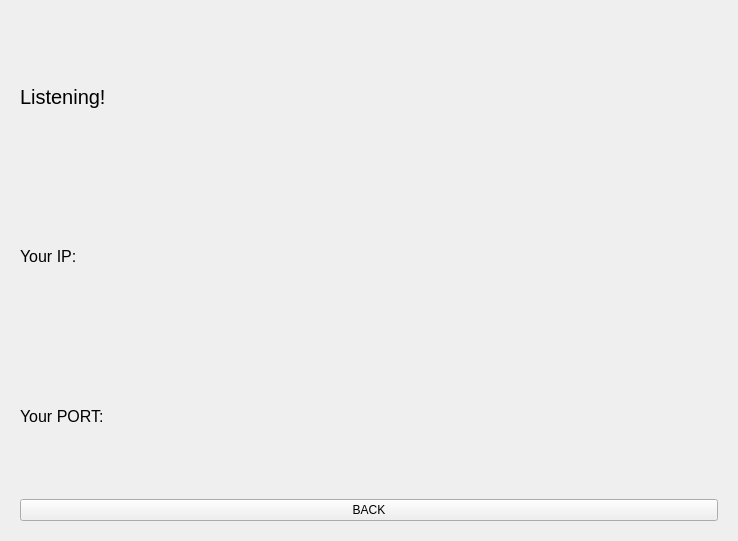
<?xml version="1.0" encoding="UTF-8"?>
<ui version="4.0">
 <class>ServerWait</class>
 <widget class="QWidget" name="ServerWait">
  <property name="geometry">
   <rect>
    <x>0</x>
    <y>0</y>
    <width>738</width>
    <height>541</height>
   </rect>
  </property>
  <property name="windowTitle">
   <string>Form</string>
  </property>
  <layout class="QHBoxLayout" name="horizontalLayout">
   <item>
    <widget class="QWidget" name="widget" native="true">
     <layout class="QVBoxLayout" name="verticalLayout">
      <item>
       <widget class="QLabel" name="listenLabel">
        <property name="font">
         <font>
          <pointsize>15</pointsize>
         </font>
        </property>
        <property name="text">
         <string>Listening!</string>
        </property>
       </widget>
      </item>
      <item>
       <widget class="QLabel" name="ipLabel">
        <property name="font">
         <font>
          <pointsize>12</pointsize>
         </font>
        </property>
        <property name="text">
         <string>Your IP:</string>
        </property>
       </widget>
      </item>
      <item>
       <widget class="QLabel" name="portLabel">
        <property name="font">
         <font>
          <pointsize>12</pointsize>
         </font>
        </property>
        <property name="text">
         <string>Your PORT:</string>
        </property>
       </widget>
      </item>
      <item>
       <widget class="QPushButton" name="backButton">
        <property name="text">
         <string>BACK</string>
        </property>
       </widget>
      </item>
     </layout>
    </widget>
   </item>
  </layout>
 </widget>
 <resources/>
 <connections/>
</ui>
